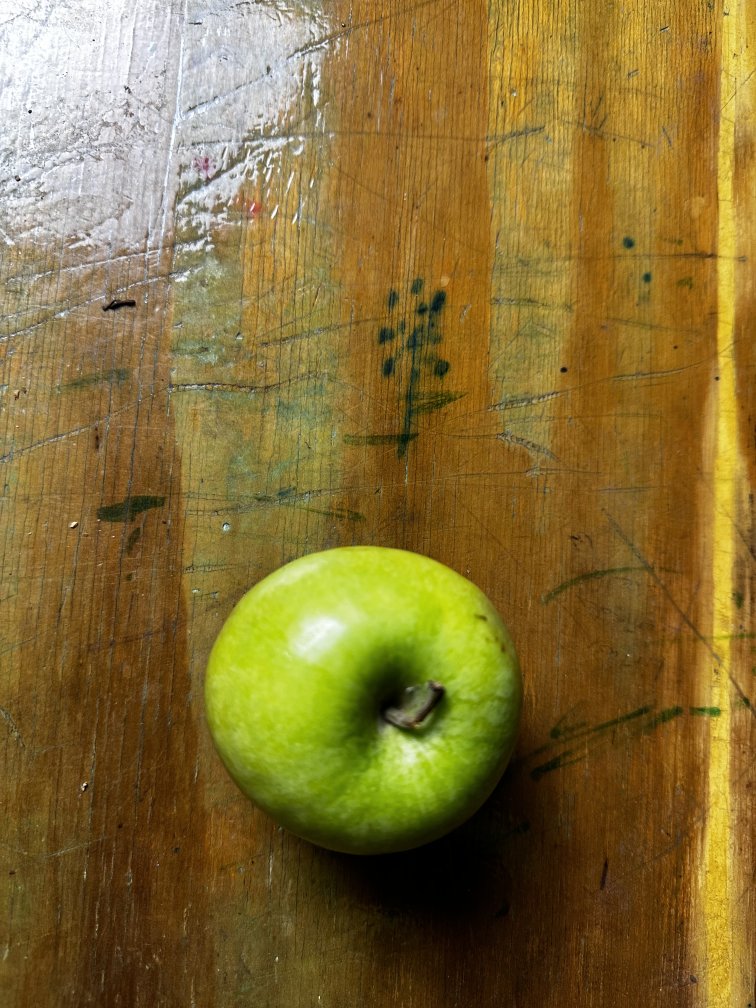
#> input picture fruitDataset/Apples/apple_1.jpg, 3024 x 4032 px (shown at 1/4 size)
$ python -i fruitliveDetection.py   (imports and definitions only)
#> lines starting #> are read from the running program, lines starting #| are printed output that depends on the picture; after the words box and inside, x2 and y2 are one past the last pixel; in counts of white or black regions, pixels touching at a corner belong together
#> further down, picture is the input picture: shape (4032, 3024, 3); mean B, G, R 52.9, 110.6, 132.5
import cv2
import numpy as np
from keras.models import model_from_json

fruit_dictionary = {
    0: 'Orange',
    1: 'Banana',
    2: 'Apple',
}


def crop_image(frame):
   # Convert the frame to HSV color space
    hsv = cv2.cvtColor(frame, cv2.COLOR_BGR2HSV)
#> hsv: shape (4032, 3024, 3); mean H, S, V 28, 170.5, 135.2

    # Define the lower and upper bounds for the color of the fruit you want to detect
    lower_color = np.array([20, 100, 100])  # Adjust these values according to the color of the fruit
    upper_color = np.array([30, 255, 255])  # Adjust these values according to the color of the fruit

    # Create a mask using the inRange function
    mask = cv2.inRange(hsv, lower_color, upper_color)
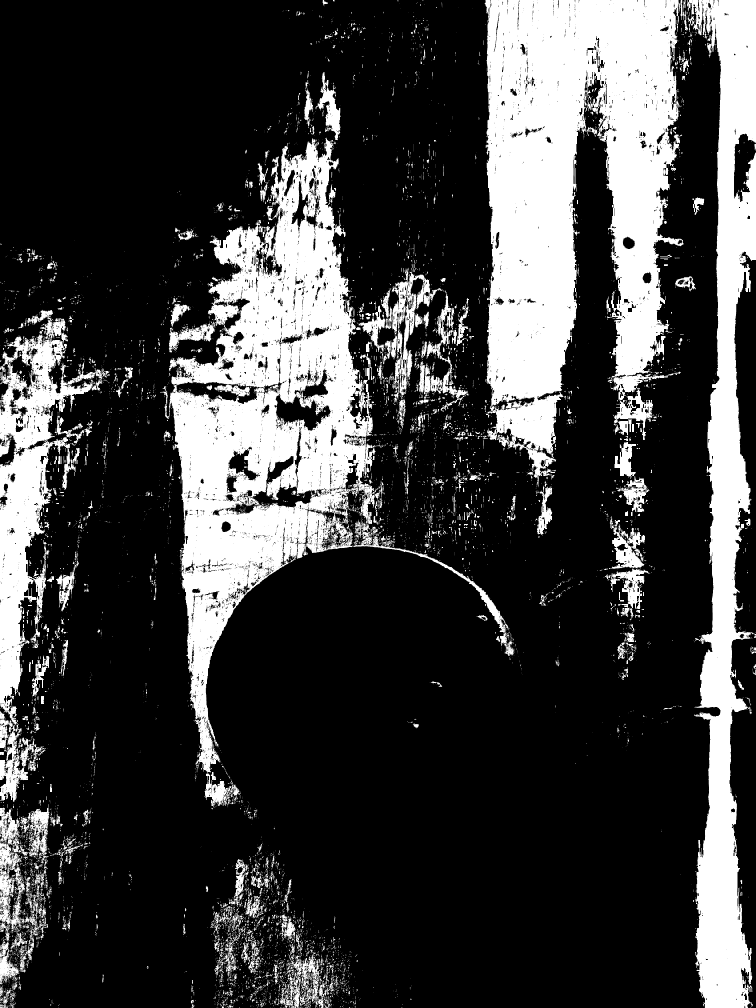
#> mask: shape (4032, 3024) (shown at 1/4 size); 24.5% white; 12317 white regions (10702 under 20 px), largest, box (x1, y1, x2, y2) and area: (1938, 0, 2734, 1947) 970257, (640, 551, 2058, 3226) 879296, (2748, 0, 3024, 4032) 517141

    # Perform morphological operations to remove noise and improve the mask
    mask = cv2.erode(mask, None, iterations=2)
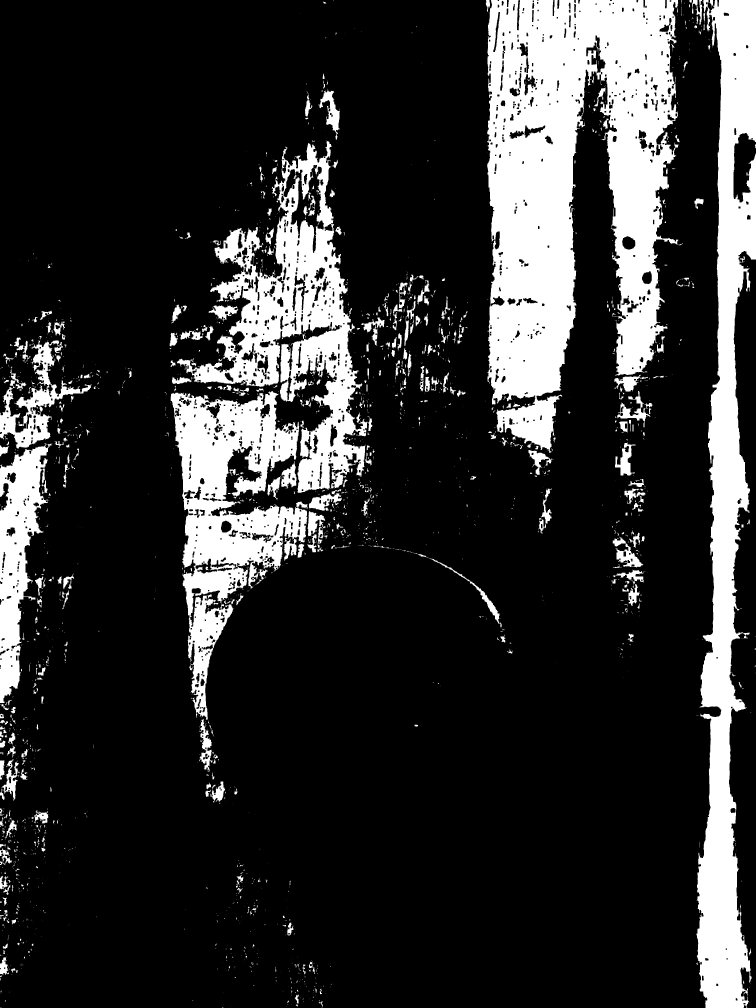
#> mask: shape (4032, 3024) (shown at 1/4 size); 18.6% white; 2119 white regions (1444 under 20 px), largest, box (x1, y1, x2, y2) and area: (1948, 0, 2732, 1812) 857247, (2786, 0, 3024, 4032) 476843, (688, 564, 1489, 1971) 325709
    mask = cv2.dilate(mask, None, iterations=2)
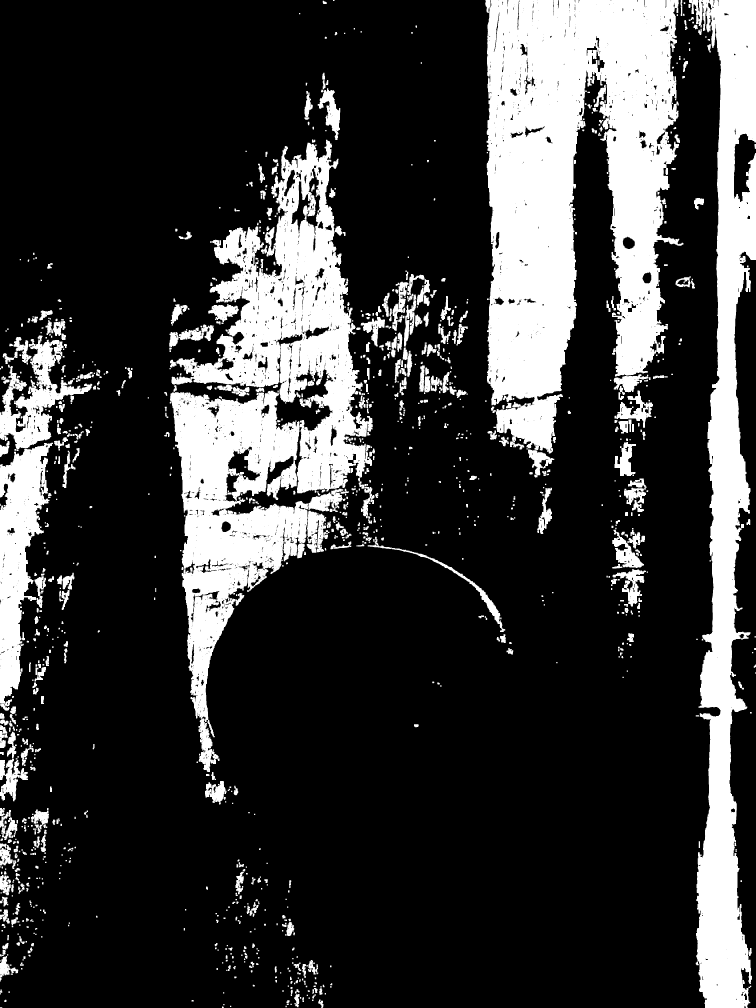
#> mask: shape (4032, 3024) (shown at 1/4 size); 22% white; 1348 white regions (5 under 20 px)

    # Find contours in the mask
    contours, _ = cv2.findContours(mask, cv2.RETR_EXTERNAL, cv2.CHAIN_APPROX_SIMPLE)
#> contours = 1335 contours, 190 with area under 20; largest, box (x1, y1, x2, y2) and area: (1941, 0, 2734, 1814) 937110, (2756, 0, 3024, 4032) 503780, (686, 559, 1491, 1973) 432768, (680, 1563, 1232, 2949) 357605, (0, 1771, 212, 2843) 113180

    image_boxes = []
    for contour in contours:
        x, y, w, h = cv2.boundingRect(contour)
        image_boxes.append((x, y, x+w, y+h))
#> this loop made 1335 passes
#> (x, y, w, h) on passes 2, 9, 10: (888, 4026, 7, 6), (1146, 4001, 12, 12), (766, 4000, 9, 6)
#> after the loop, image_boxes = 1335 items, first 6: (0, 4029, 9, 4032), (888, 4026, 895, 4032), (1142, 4023, 1147, 4029), (920, 4023, 925, 4028), (893, 4016, 898, 4021), (1162, 4015, 1167, 4020)

    # Return the bounding boxes of detected fruits
    return image_boxes


# [1 line not run here, left out]
# [1 line that did not run here, left out]
# [1 line not run here, left out]
# [1 line that did not run here, left out]

# load weights into new model
# [7 lines not run here, left out]

# Crop images from the test image
# [1 line that did not run here, left out]

# Draw rectangles around detected fruits
# [7 lines not run here, left out]

# Assuming your model expects a certain input shape, resize and normalize the test image
# [1 line that did not run here, left out]
# [1 line that did not run here, left out]
# [1 line that did not run here, left out]

# Make prediction on the test image
# [1 line that did not run here, left out]
# [1 line that did not run here, left out]

# Get the corresponding fruit label from the dictionary
# [1 line that did not run here, left out]

# Print the predicted fruit label
# [48 lines not run here, left out]

>>> import cv2
>>> picture = cv2.imread('fruitDataset/Apples/apple_1.jpg')
>>> result = crop_image(picture)
#> result has the same summary as image_boxes in crop_image

$ run again, on fruitDataset/Apples/apple_11.jpg
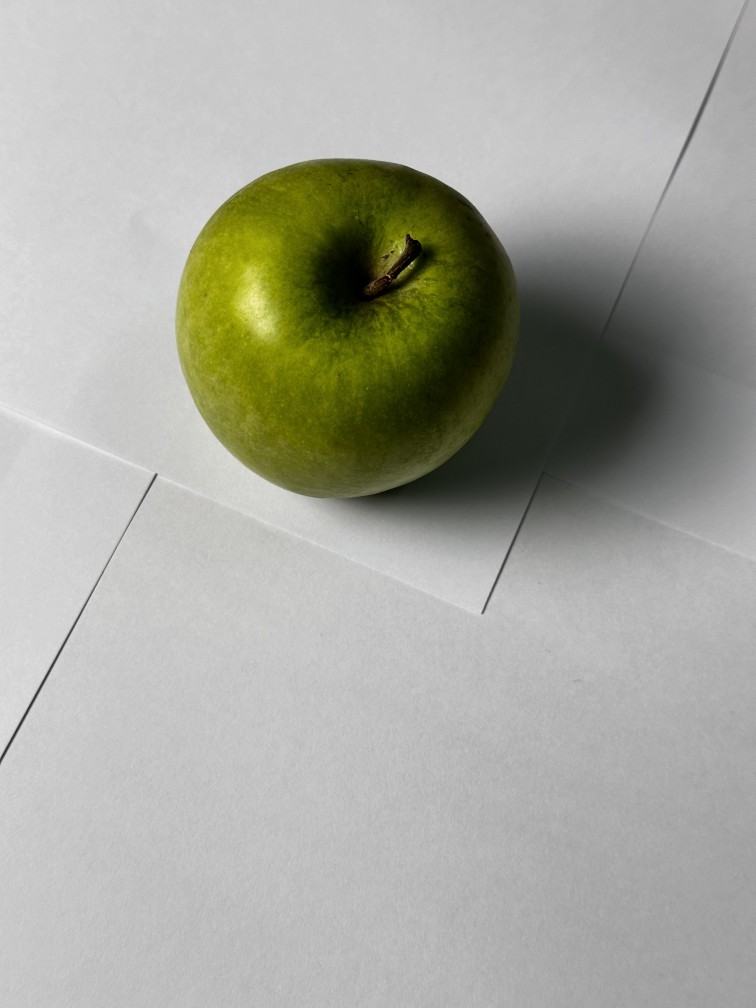
#> input picture fruitDataset/Apples/apple_11.jpg, 3024 x 4032 px (shown at 1/4 size)
#> picture is the input picture: shape (4032, 3024, 3); mean B, G, R 158, 167.6, 166.7
#> hsv: shape (4032, 3024, 3); mean H, S, V 11.8, 28.9, 167.6
#> in crop_image, `mask = cv2.inRange(hsv, lower_color, upper_color)`:
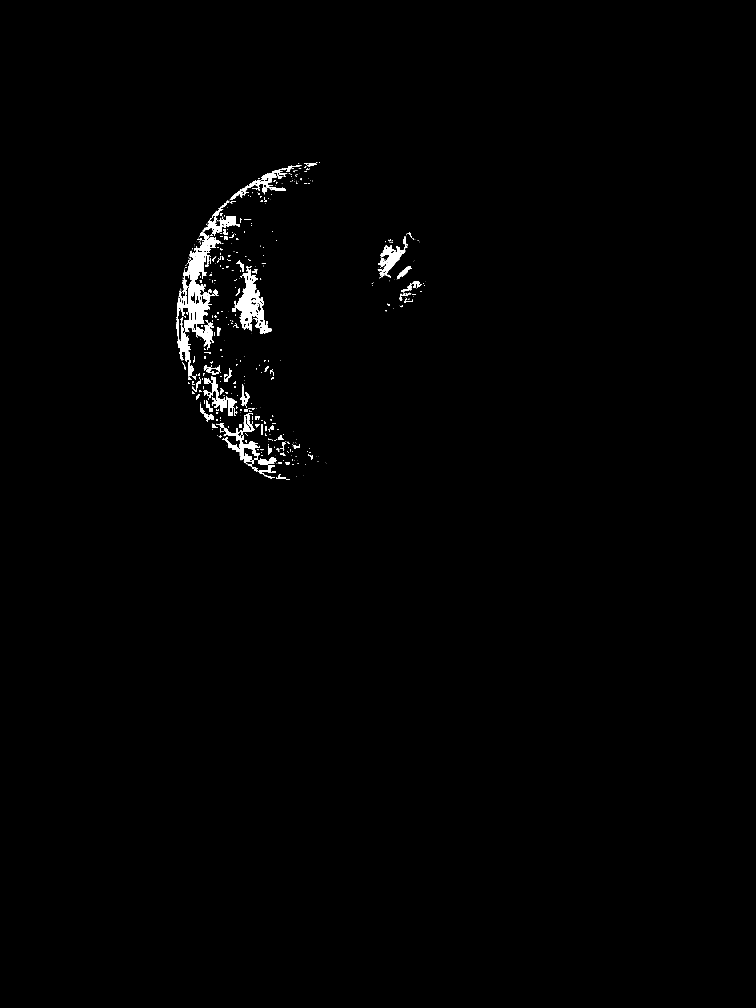
#> mask: shape (4032, 3024) (shown at 1/4 size); 0.81% white; 565 white regions (364 under 20 px), largest, box (x1, y1, x2, y2) and area: (706, 836, 960, 1518) 35670, (946, 1065, 1086, 1336) 14173, (864, 1654, 1040, 1886) 8663
#> in crop_image, `mask = cv2.dilate(mask, None, iterations=2)`:
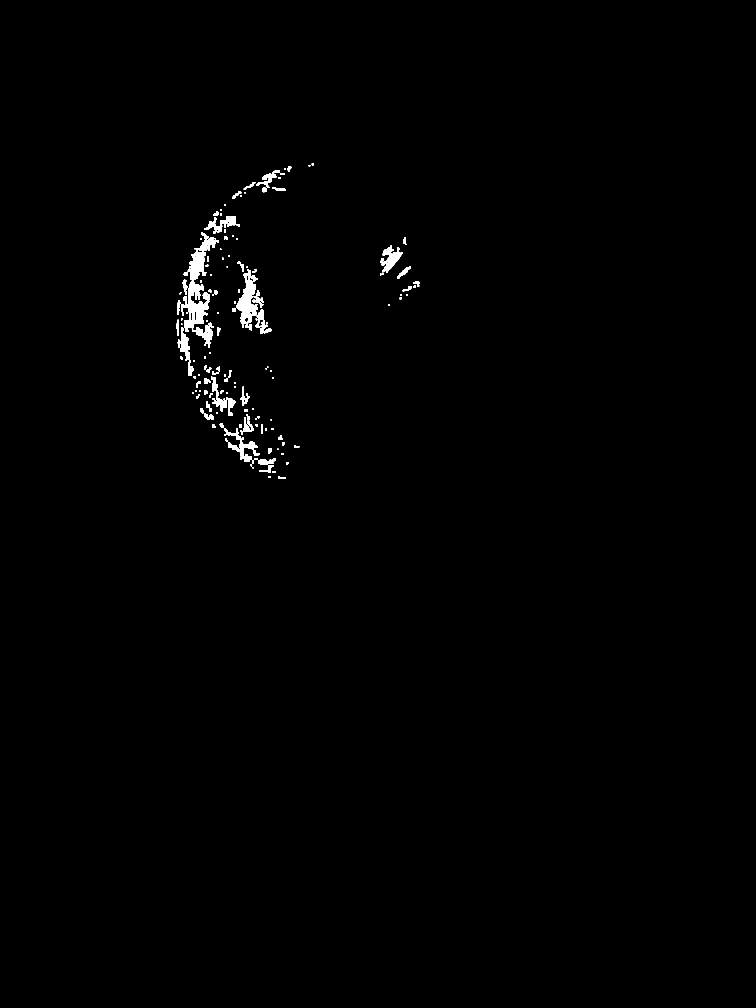
#> mask: shape (4032, 3024) (shown at 1/4 size); 0.67% white; 173 white regions
#> contours = 173 contours, 9 with area under 20; largest, box (x1, y1, x2, y2) and area: (711, 1122, 837, 1504) 13706, (946, 1102, 1032, 1312) 9128, (751, 992, 824, 1121) 4964, (1522, 982, 1610, 1091) 3938, (900, 1754, 1030, 1848) 3633
#> the loop in crop_image, `for contour in contours:` made 173 passes
#> (x, y, w, h) on passes 2 to 4: (1112, 1904, 26, 12), (1072, 1904, 10, 6), (1088, 1884, 16, 8)
#> after the loop in crop_image, `for contour in contours:`: image_boxes = 173 items, first 6: (1139, 1910, 1144, 1916), (1112, 1904, 1138, 1916), (1072, 1904, 1082, 1910), (1088, 1884, 1104, 1892), (1009, 1868, 1015, 1873), (1144, 1849, 1155, 1858)
#> result has the same summary as image_boxes in crop_image
